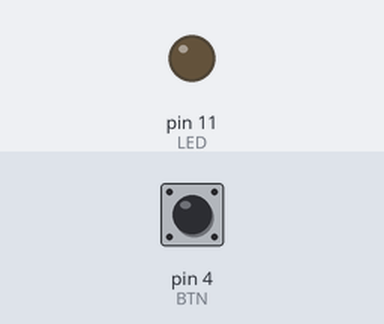
The sketch below on a simulated Arduino Uno, built with avr-gcc and run on an emulated ATmega328P. On the bench: output pins drawn as LEDs (lit = HIGH). The test bench sets the inputs (shaded band); at power-on: pin 4 (BTN) LOW.

Above: at 1.2 s.
1.3 s: pin 4 (BTN) pulled HIGH for 0.15 s
At 1.37 s:
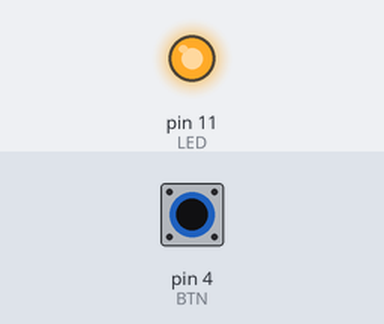
2.9 s: pin 4 (BTN) pulled HIGH for 3.2 s
At 7.3 s:
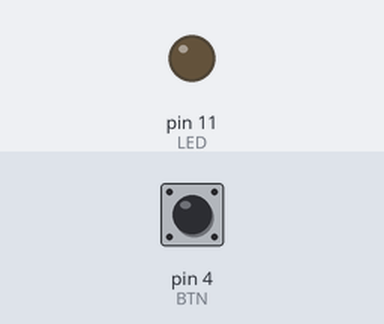
Timing chart, 0 to 8.8 s (numbered marks = the images above; inputs shaded):
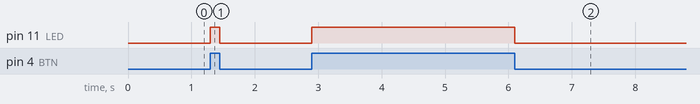

Measured:
- after the input at 1.3 s, pin 11 (LED): LOW → HIGH at once, → LOW 0.15 s later
- after the input at 2.9 s, pin 11 (LED): LOW → HIGH at once, → LOW 3.2 s later

The sketch:

exercise_7_btn_pulldown.ino
```cpp
/*
  HES Workshop Series by HackerSchool - Arduino
  Exercise 7 - Button with external pull-down resistor
  When the button is pressed, the LED will be turned OFF
*/

#define BTN 4
#define LED 11

int button_state = LOW;

void setup() {

  Serial.begin(9600);

  pinMode(BTN, INPUT);
  pinMode(LED, OUTPUT);
}

void loop() {

  button_state = digitalRead(BTN);

  if (button_state == HIGH){
    digitalWrite(LED, HIGH);
  }else{
    digitalWrite(LED, LOW);
  }
  delay(50); // Debounce
}
```
